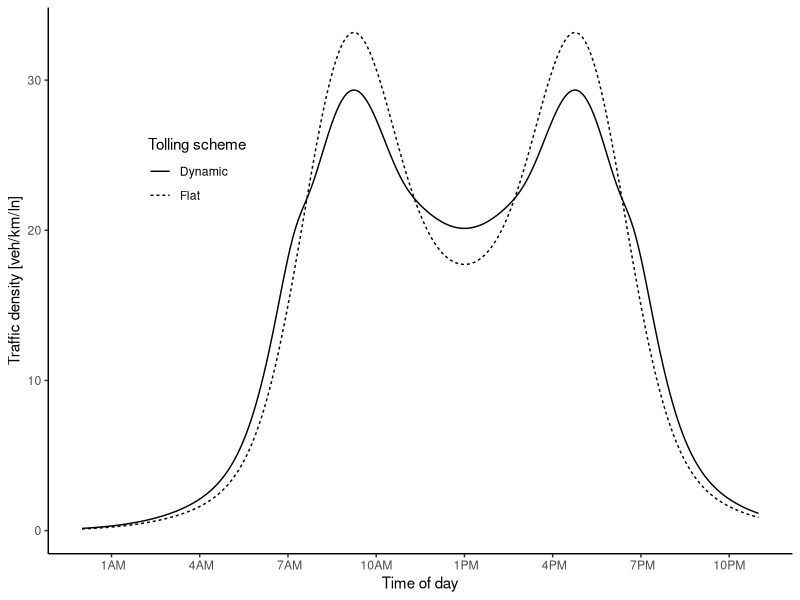
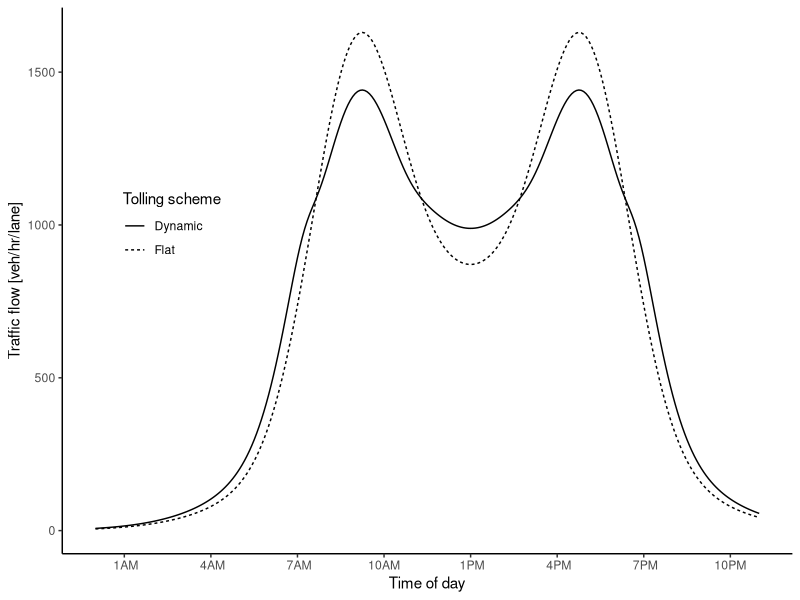
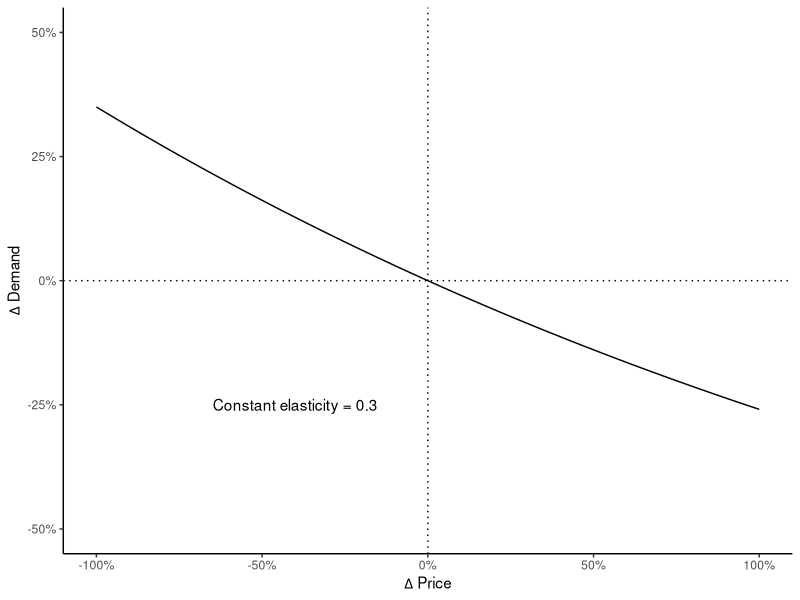
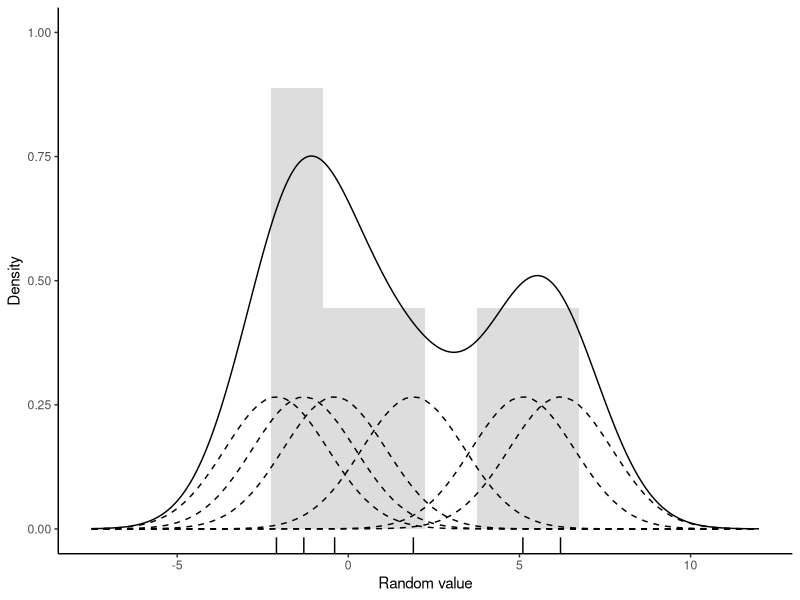
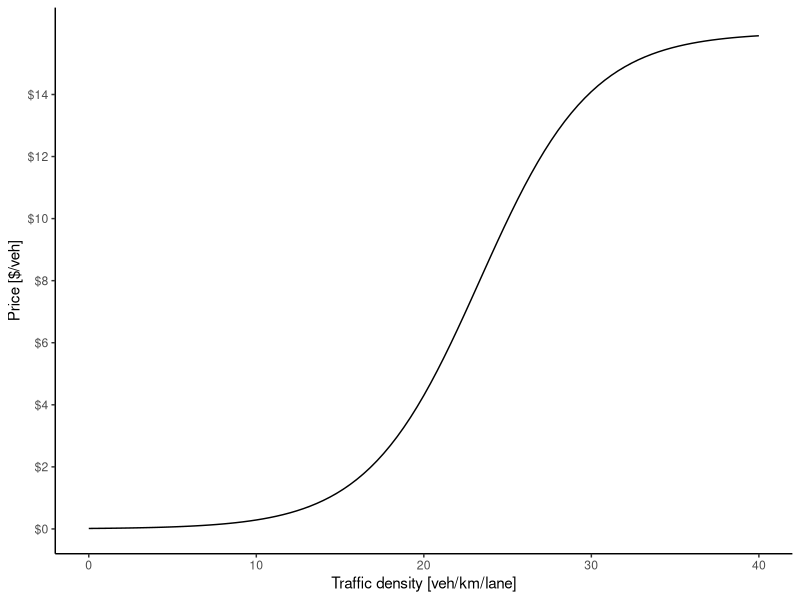
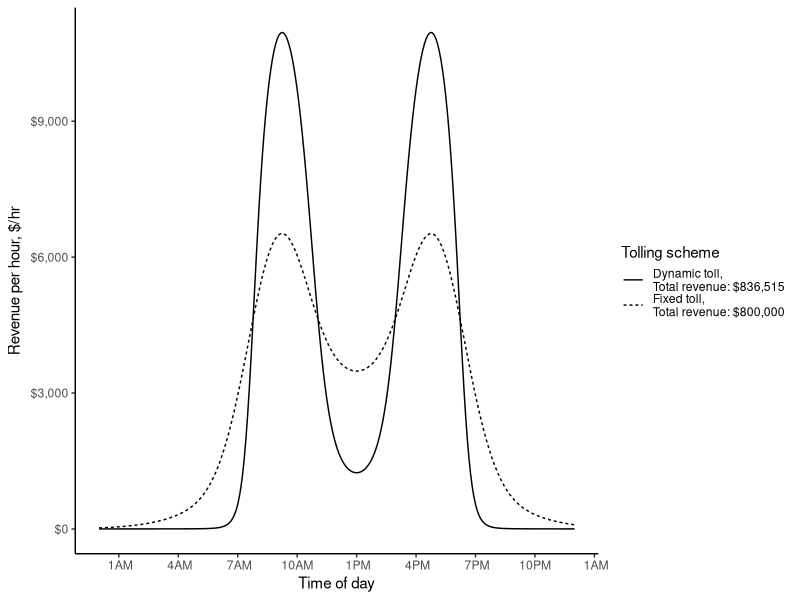
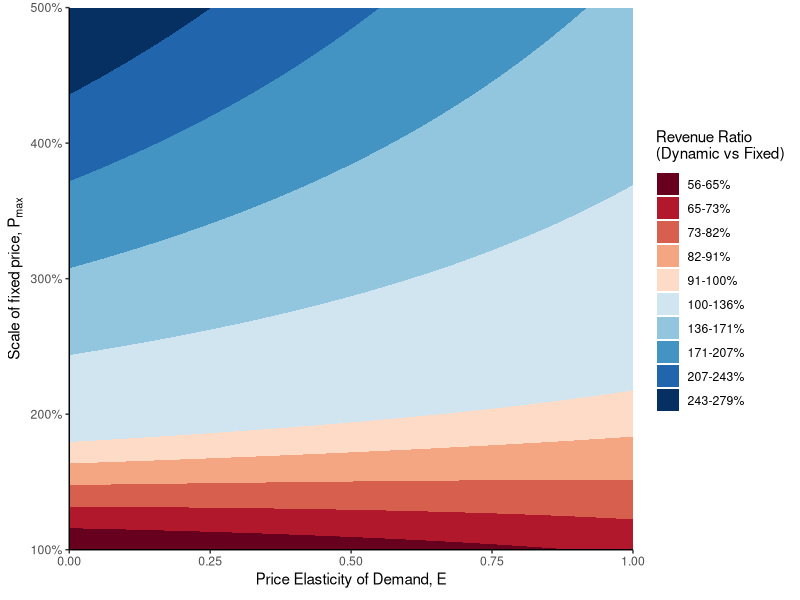
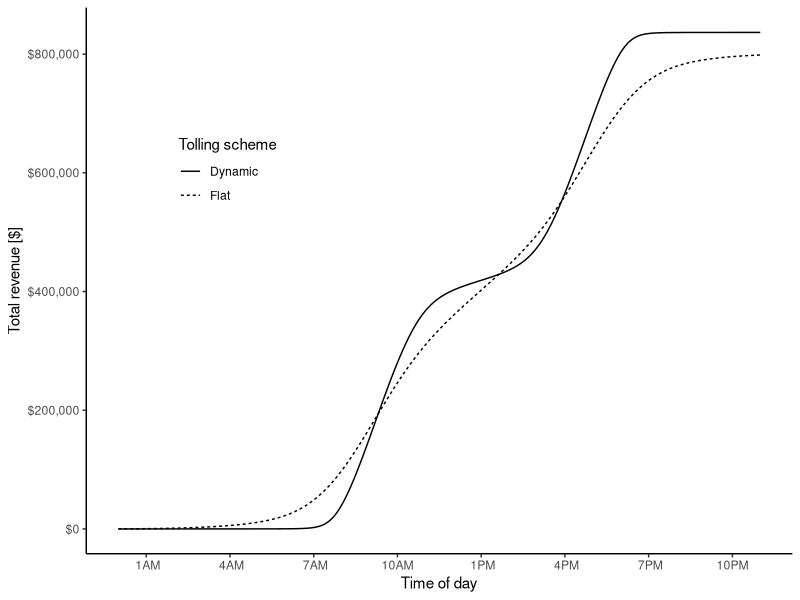

Source code (R) for these figures, in order:

library(data.table)
library(ggplot2)
library(scales)
# library(extrafont)

#### Functions ####

#Pricing function
fun.price <- function(k, pmin, pmax, a, b)  pmin + (pmax-pmin)/(1 + exp(a-b*k))

#Elasticity function
fun.elasticdemand <- function(k,p1,p2,E) k+k*(exp(-E*(p2-p1)/(p2+p1))-1)

#Demand distribution (Manually constructed for this example)
fun.demanddist <- function(scale, t,sd) scale*(dnorm(t,mean=9,sd) + dnorm(t,mean=17,sd) + dnorm(t,mean=12,sd=4) + dnorm(t,mean=14,sd=4))


#### Parameters ####
E = 0.3
trips = 100000
inc = 5/60
t = seq(0,24,by=inc)
a = 7
b = 0.3
pfix = 8
pmin = 0*pfix/2
pmax = pfix*2

#### Run for the constant parameters ####
dat = data.table(t=t, k1 = fun.demanddist(85,t,1.5), price1 = pfix)
#dat[ , k2 := fun.demanddist(t,2)]
dat[ , "q1" := trips*k1/sum(k1)/inc/6 ]
dat[ , "n1" := trips*k1/sum(k1) ]
dat[ , price2 := fun.price(k1, pmin, pmax, a, b)]

dat[ , k2 := fun.elasticdemand(k1,price1,price2,E)]
dat[ , k2 := sum(k1)*k2/sum(k2)]
dat[ , "q2" := trips*k2/sum(k2)/inc/6 ]
dat[ , "n2" := trips*k2/sum(k2) ]

#Revenue
dat[ , rev1 := n1*price1]
dat[ , rev2 := n2*price2]
#Revenue per house
dat[ , rev1hr := rev1/inc]
dat[ , rev2hr := rev2/inc]
#Cumulative sum
dat[ , sumrev1 := cumsum(n1*price1)]
dat[ , sumrev2 := cumsum(n2*price2)]

#Time
dat[ , time := as.POSIXct('2000-01-01 00:00:00 EST', tz='EST') + (3600*t)]

#Check sum
dat[ , lapply(.SD, sum),.SDcols = c("k1","k2")]
dat[ , lapply(.SD, sum),.SDcols = c("q1","q2")]
dat[ , lapply(.SD, sum),.SDcols = c("n1","n2")]


#### Run with varying pmax and elasticity ####
#Set up combination matrix
datvar = as.data.table(expand.grid(tval = t, E = seq(0,1, by=0.05), surge = seq(1, 5, by = 0.1)))
#Assign fixed price & scaled price
datvar[ , price1 := pfix]
datvar[ , pmax := pfix*surge]
#Calculate demand dist for each combo
datvar[ , k1 := fun.demanddist(85, tval, 1.5)]
#Calculate flow and number of trips for fixed price
datvar[ , "q1" := trips*k1/sum(k1)/inc/6 ]
datvar[ , "n1" := trips*k1/sum(k1) ]
#Calculate new price the previous demand
datvar[ , price2 := fun.price(k1, pmin, pmax, a, b)]
#Calculate new density, flow, and number of trips from price
datvar[ , k2 := fun.elasticdemand(k1,price1,price2,E)]
datvar[ , k2 := sum(k1)*k2/sum(k2)]
datvar[ , "q2" := trips*k2/sum(k2)/inc/6 ]
datvar[ , "n2" := trips*k2/sum(k2) ]
#Revenue
datvar[ , rev1 := cumsum(n1*price1)]
datvar[ , rev2 := cumsum(n2*price2)]

#Revenue
datvar[ , rev1 := n1*price1]
datvar[ , rev2 := n2*price2]
#Cumulative sum
datvar[ , sumrev1 := cumsum(rev1)]
datvar[ , sumrev2 := cumsum(rev2)]

#Time
datvar[ , time := as.POSIXct('2000-01-01 00:00:00 EST', tz='EST') + (3600*tval)]

#Check sum
datvar[ , lapply(.SD, sum),.SDcols = c("k1","k2")]
datvar[ , lapply(.SD, sum),.SDcols = c("q1","q2")]
datvar[ , lapply(.SD, sum),.SDcols = c("n1","n2")]

#Aggregate total revenue
revmat <- datvar[ , list("revratio" = sum(rev2)/sum(rev1)), by = .(E,surge)]



#### Ploting ####

#rand = data.table(rand = c(rlnorm(50, sd=0.5), rnorm(50, mean=3, sd=0.5)))
#rand = data.table(rand = rlnorm(5))
rand = data.table(rand = c(-2.1,-1.3,-0.4,1.9,5.1,6.2))
d = density(rand$rand, kernel = 'gaussian', bw=sqrt(2.25))

plot.kernel <- ggplot(rand, aes(rand)) +
  geom_rug() +
  geom_histogram(aes(y=4*..density..), binwidth=d$bw, alpha=0.2) +
  geom_density(aes(y=..count..), bw=d$bw) +
  scale_y_continuous("Density", limits = c(0, 1)) +
  scale_x_continuous("Random value", limits = c(-7.5,12)) +
  theme_classic() 
#theme(text=element_text(family="Times New Roman"))
for(x in rand$rand) plot.kernel <- plot.kernel + stat_function(fun = dnorm, args = list(mean = x, sd = d$bw), linetype=2)
# plot.kernel

plot.price <- ggplot(data.frame(x = c(0, 40)), aes(x)) + 
  stat_function(fun = fun.price, args = list(pmin, pmax, a, b)) +
  scale_y_continuous("Price [$/veh]", labels = scales::dollar, breaks = seq(0,15,by=2), limits = c(0,pmax)) +
  scale_x_continuous("Traffic density [veh/km/lane]") +
  theme_classic()
# theme(text=element_text(family="Times New Roman"))
# plot.price

plot.elasticity <- ggplot(data.frame(x = c(0, 1)), aes(x)) + 
  stat_function(fun = function(x) exp(-E*x)-1) +
  geom_vline(xintercept = 0, linetype="dotted") +
  geom_hline(yintercept = 0, linetype="dotted") +
  annotate("text", x=-0.4, y=-.25, label = paste("Constant elasticity =",E)) + #, family = "Times New Roman") +
  scale_x_continuous(expression(Delta~"Price"), labels = scales::percent, limits = c(-1,1)) +
  scale_y_continuous(expression(Delta~"Demand"), labels = scales::percent, limits = c(-0.5,0.5)) +
  theme_classic()
# theme(text=element_text(family="Times New Roman"))
# plot.elasticity


plot.demanddensity <- ggplot(dat) + 
  geom_line(aes(x=time,y=k1, linetype="Flat")) + 
  geom_line(aes(x=time,y=k2, linetype="Dynamic")) + 
  scale_y_continuous("Traffic density [veh/km/ln]") +
  scale_linetype("Tolling scheme") +
  scale_x_datetime("Time of day", labels = date_format("%l%p", tz='EST'), date_breaks = "3 hour",
                   limits = c(as.POSIXct('2000-01-01 00:00:00 EST', tz='EST'),as.POSIXct('2000-01-01 23:00:00 EST', tz='EST'))) +
  theme_classic() +
  theme(legend.position = c(0.2,0.7), 
        legend.background = element_blank())
        #text=element_text(family="Times New Roman"))
# plot.demanddensity


plot.demandflow <- ggplot(dat) + 
  geom_line(aes(x=time,y=q1, linetype="Flat")) + 
  geom_line(aes(x=time,y=q2, linetype="Dynamic")) + 
  scale_y_continuous("Traffic flow [veh/hr/lane]") +
  scale_linetype("Tolling scheme") +
  scale_x_datetime("Time of day", labels = date_format("%l%p", tz='EST'), date_breaks = "3 hour",
                   limits = c(as.POSIXct('2000-01-01 00:00:00 EST', tz='EST'),as.POSIXct('2000-01-01 23:00:00 EST', tz='EST'))) +
  theme_classic() +
  theme(legend.position = c(0.15,0.6))
        #text=element_text(family="Times New Roman"))
# plot.demandflow


plot.toll <- ggplot(dat) +  
  geom_line(aes(x=time,y=price1, linetype="Flat")) + 
  geom_line(aes(x=time,y=price2, linetype="Dynamic")) + 
  scale_y_continuous("Price [$/veh]", labels = scales::dollar, breaks = seq(0,pmax,by=2), limits = c(0,pmax)) +
  scale_linetype("Tolling scheme") +
  scale_x_datetime("Time of day", labels = date_format("%l%p", tz='EST'), date_breaks = "3 hour",
                   limits = c(as.POSIXct('2000-01-01 00:00:00 EST', tz='EST'),as.POSIXct('2000-01-01 23:00:00 EST', tz='EST'))) +
  theme_classic() +
  theme(legend.position = c(0.2,0.7),
        legend.background = element_blank())
        #text=element_text(family="Times New Roman"))
# plot.toll


plot.revenue <- ggplot(dat) + 
  geom_line(aes(x=time,y=rev1, linetype=paste0("Fixed toll,\nTotal revenue: ", scales::dollar(sum(dat$rev1))))) +
  geom_line(aes(x=time,y=rev2, linetype=paste0("Dynamic toll,\nTotal revenue: ", scales::dollar(sum(dat$rev2))))) +
  scale_y_continuous(expression("Revenue per hour, $/hr"), labels = scales::dollar) +
  scale_x_datetime("Time of day", labels = date_format("%l%p", tz='EST'), date_breaks = "3 hour",
                   limits = c(as.POSIXct('2000-01-01 00:00:00 EST', tz='EST'),
                              as.POSIXct('2000-01-01 24:00:00 EST', tz='EST'))) +
  scale_linetype("Tolling scheme") +
  # annotate("text", x=as.POSIXct('2000-01-01 24:00:00 EST', tz='EST'), y=0.5*max(dat$rev2),
  #          label = paste0(paste0("Fixed toll: ", scales::dollar(sum(dat$rev1))),"\n",
  #                         paste0("Dynamic toll: ", scales::dollar(sum(dat$rev2)))), hjust = 0, size = 4) +
  theme_classic() +
  theme(legend.position = "right",
        legend.background = element_blank())
        #text=element_text(family="Times New Roman"))
# plot.revenue



plot.revsum <- ggplot(dat) + 
  geom_line(aes(x=time,y=sumrev1, linetype="Flat")) +
  geom_line(aes(x=time,y=sumrev2, linetype="Dynamic")) +
  scale_y_continuous("Total revenue [$]", labels = scales::dollar) +
  scale_linetype("Tolling scheme") +
  scale_x_datetime("Time of day", labels = date_format("%l%p", tz='EST'), date_breaks = "3 hour",
                   limits = c(as.POSIXct('2000-01-01 00:00:00 EST', tz='EST'),as.POSIXct('2000-01-01 23:00:00 EST', tz='EST'))) +
  theme_classic() +
  theme(legend.position = c(0.2,0.7),
        legend.background = element_blank())
#text=element_text(family="Times New Roman"))
# plot.revsum


cuts = c(with(revmat, seq(100*min(revratio), 100, length.out = 6))[-6], 
  with(revmat, seq(100, 100*max(revratio), length.out = 6)))

plot.revmat <- ggplot(revmat, aes(x = E, y = surge, z = 100*revratio)) +
  geom_contour_filled(breaks = cuts) +
  scale_x_continuous(expression("Price Elasticity of Demand,"~E), limits = c(0,1), expand = c(0,0)) +
  scale_y_continuous(expression("Scale of fixed price,"~P[max]), limits = c(1,5),
                     labels = scales::percent_format(), expand = c(0,0)) +
  scale_fill_brewer(expression("Revenue Ratio\n(Dynamic vs Fixed)"),
                    palette = "RdBu", label = paste0(paste(round(cuts), round(cuts[-1]), sep = "-"),"%")) +
  theme_classic()
# plot.revenue






# ggsave("../figures/toyprice.pdf", plot.price, device = cairo_pdf, width=4.25, height=2, units = "in")
# ggsave("../figures/toyelasticity.pdf", plot.elasticity, device = cairo_pdf, width=4.25, height=2, units = "in")
# ggsave("../figures/toydemand.pdf", plot.demanddensity, device = cairo_pdf, width=4.25, height=2, units = "in")
# ggsave("../figures/toytoll.pdf", plot.toll, device = cairo_pdf, width=4.25, height=2, units = "in")
# ggsave("../figures/toyrevenue.pdf", plot.revenue, device = cairo_pdf, width=4.25, height=2, units = "in")
# ggsave("../figures/KDE.pdf", plot.kernel, device = cairo_pdf, width=4.25, height=2, units = "in")
